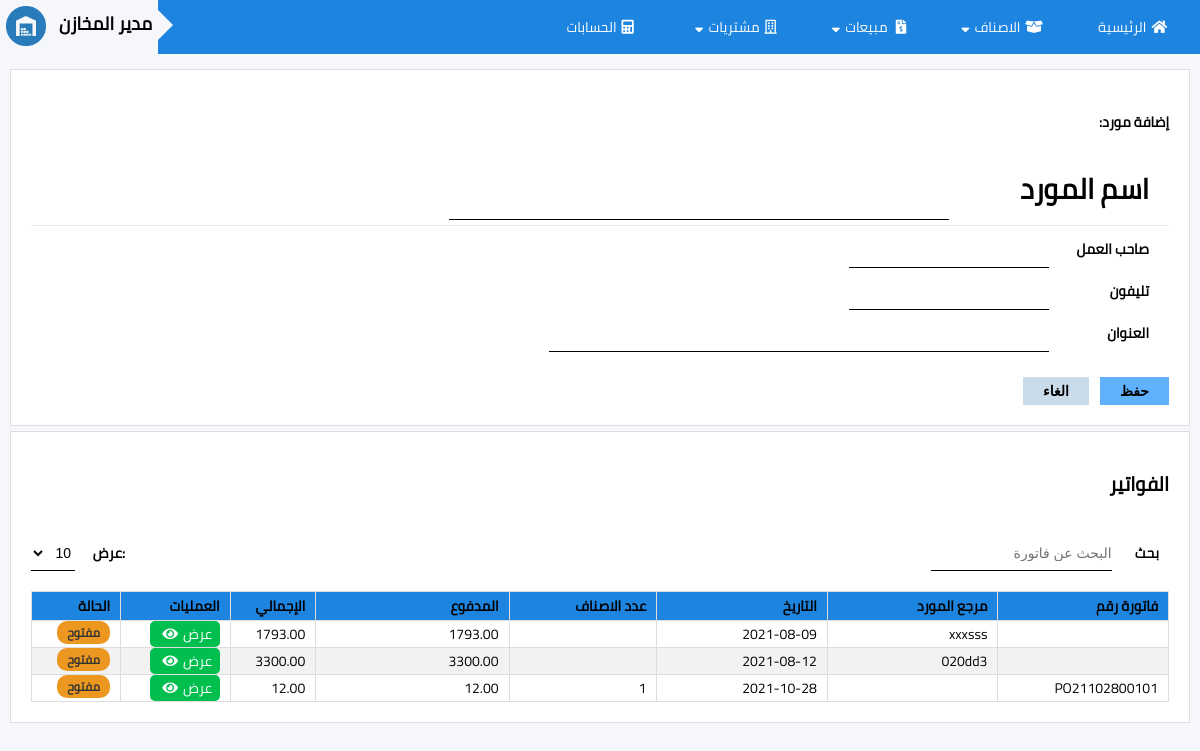
The page /B_vendors/edit_vendor/view/3 on the database its author committed.
### tables this page shows
CREATE TABLE IF NOT EXISTS `sup_invoice` (
  `si_id` int(11) NOT NULL AUTO_INCREMENT,
  `si_date_auto` datetime DEFAULT current_timestamp() ON UPDATE current_timestamp(),
  `si_serial_num` varchar(45) DEFAULT NULL,
  `p_item_quantity` int(11) DEFAULT NULL,
  `si_item_total` float DEFAULT NULL,
  `si_tax_id` int(11) DEFAULT NULL,
  `si_paid` float DEFAULT NULL,
  `si_supplier_id` int(11) DEFAULT NULL,
  `si_note` int(11) DEFAULT NULL,
  `invoice_num` varchar(45) DEFAULT NULL,
  `is_active` int(11) DEFAULT NULL,
  `invoice_date` date DEFAULT NULL,
  `invoice_status` int(11) DEFAULT NULL,
  `invoice_payments_id` int(11) DEFAULT NULL,
  PRIMARY KEY (`si_id`)
);

### application/views/pages/_supplier_master.php (called while the page is built, shortened)
<?php
    $this->load->view('templates/header');
        if($index == 'show_list'){
            $this->load->view('pages/control_panel');
            $this->load->view('pages/vendors_list',$vendors);
        }
        elseif($index == 'vendor_new'){
            $this->load->view('pages/vendor_view');
        }
        elseif($index == 'vendor_edit'){
            $this->load->view('pages/vendor_view',$vendor_id);
        }
        elseif($index == 'vendor_view'){
            $this->load->view('pages/vendor_view',$vendor_id);
            if(isset($sup_invoices)){
                $this->load->view('pages/vendor_invoice_list',$sup_invoices);
              }
        }
?>

### application/controllers/B_vendors.php (called while the page is built, shortened)
<?php
class B_vendors extends ci_controller{
    public function edit_vendor(){
        $segment=$this->uri->segment(3,0);
        if($segment)
        {
            if($segment ==='new')
            {
                $data['index']='vendor_new';
                $this->load->view('pages/_supplier_master',$data);
            }
            elseif($segment==='view')
            {
                $id=$this->uri->segment(4,0);
                if($id){
                    $data['index']='vendor_view';
                    $data['vendor_id']=$id;
                    $data['sup_invoices']=$this->get_vendor_invoices($id);
                    $this->load->view('pages/_supplier_master',$data);
                }
                else{
                    $message= 'segment is not supplied ';
                    show_error($message,$status_code='500',$heading = 'Internal System Error Was Encountered');
                }
            }
        }
        else
        {
            $message= 'segment status is not supplied ';
            show_error($message,$status_code='500',$heading = 'Internal System Error Was Encountered');
        }
    }
    function get_vendor_invoices($ID){
        $this->load->model('Bi_sup_invoice');
        $sup_invoices = $this->Bi_sup_invoice->get_vendor_inv($ID);
        return $sup_invoices;
    }
}

### index.php (called while the page is built, shortened)
<?php
require_once BASEPATH.'core/CodeIgniter.php';

### application/models/Bi_sup_invoice.php (called while the page is built, shortened)
<?php
class Bi_sup_invoice extends CI_Model {
        function get_vendor_inv($ID){
                $query = $this->db-> query("    SELECT si_id,invoice_date,si_serial_num,p_item_quantity,CAST(si_item_total AS DECIMAL(12,2))AS si_item_total ,CAST(si_paid AS DECIMAL(12,2))AS si_paid ,invoice_num,invoice_status
                                                FROM pot.sup_invoice
                                                WHERE si_supplier_id =".$ID);
                $invoices= $query->result_array();
                return $invoices;
        }
}
?>

### application/views/pages/vendor_invoice_list.php (the view, shortened to what this page needs)
<div class="row">
                    <h1> الفواتير </h1>
                    <div class="box-content">
                        <div class="box-head">
                            <label for="table_search">بحث</label>
                            <input type="text" id="table_search" onkeyup="search()" placeholder="البحث عن فاتورة">
                        </div>
                        <div class="box-head left" >
                            <label for="show_list">:عرض</label>
                            <select name="show" id="show_list">
                            <option value="10">10</option>
                            </select>
                        </div>
                    </div>
                    <div class="table_div">
                        <table class="table sortable" id="searchable">
                            <col style="width: 15%;" />
                            <col style="width: 15%;" />
                            <col style="width: 15%;" />
                            <col style="width: 13%;" />
                            <col style="width: 17%;" />
                            <thead>
                                <tr>
                                <th> فاتورة رقم</th>
                                    <th>مرجع المورد </th>
                                    <th>التاريخ</th>
                                    <th>عدد الاصناف</th>
                                    <th> المدفوع</th>
                                    <th>الإجمالي</th>
                                    <th>العمليات</th>
                                    <th class="tstatus" >الحالة</th>
                                </tr>
                            </thead>
                            <tbody>
                            <?php foreach($sup_invoices as $key => $value){
                            $status = $value['invoice_status'];
                            $status_btn='';
                            if($status == 1){
                                $status_btn = 'alert';
                                $innerHTML='مسودة';
                                }
                            elseif($status == 2){$status_btn = 'pending'; $innerHTML='مفتوح';}
                            elseif($status == 3){$status_btn = 'success';$innerHTML='خالص';}
                                            echo '<tr>';
                                            echo'<td>'.$value['si_serial_num'].'</td>';
                                                echo'<td>'.$value['invoice_num'].'</td>';
                                                echo'<td>'.$value['invoice_date'].'</td>';
                                                echo'<td>'.$value['p_item_quantity'].'</td>';
                                                echo'<td>'.$value['si_item_total'].'</td>';
                                                echo'<td>'.$value['si_paid'].'</td>';
                                                echo'<td>'.'<a href="'.base_url('B_purchase/edit_invoice/edit/').$value['si_id'].'" class="tb-btn success ">عرض<i class="fas fa-eye"></i></a>'.'</td>';
                                                echo '  <td><span class="status '.$status_btn.' ">'.$innerHTML.'</span></td>';
                                            echo '</tr>';
                                        }
                                ?>
                            </tbody>
                        </table>
                    </div>
                </div>

### assets/css/css-main.css (style rules this page uses)
:root { --btn-color:#60b2ff; --main-color:#1d84df; --gradiant-color:linear-gradient(rgb(38, 123, 192), rgb(86, 151, 204), rgb(38, 123, 192)); }
* { box-sizing: border-box; padding: 0px; font-size: 14px; }
html, body { height: 100%; }
.success { background-color: #00bf4f; }
.pending { background-color: #ec9720; }
a.tb-btn { display: inline-block; width: 70px; height: 100%; border-radius: 5px; text-align: center; text-decoration: none; color:white; }
body { font-family: 'Cairo-Regular'; background-color: #f5f7fa; margin: 0; }
.row { width: 100%; background-color: #ffffff; margin: 5px 0; padding: 20px; border: 1px solid rgb(223, 222, 222); }
h1 { font-size: 1.4rem; }
.box-content { padding: 20px 0; display:flex; }
.box-head { flex-grow: 1; }
.box-head label { padding-left: 20px; }
.box-head input { height: 100%; }
.left { display: flex; flex-wrap: nowrap; justify-content:left; }
.status { border: 0; font-size: 12px; user-select: none; font-weight: 600; white-space: nowrap; vertical-align: top; color: #333; border-radius: 10px; padding: 0px 10px ; }
label { margin: 5px 10px 5px 0px; width:50px; font-weight: bold; }
input[type=text], input[type=date], select { background-color: #ffffff; border: none; border-bottom: 1px solid black; box-sizing: border-box; }
div.table_div { display: block; max-height: 500px; overflow-y: auto; scrollbar-width: none; }
table { width: 100%; border-collapse: collapse; }
table td, th { border: 1px solid #ddd; padding: 0 10px; text-align: right; word-wrap: break-word; }
table tr:nth-child(even) { background-color: #f2f2f2; }
table th { position: sticky; top: 0; padding-top: 1px; padding-bottom: 1px; background-color: var(--main-color);; color: black; font-weight: 900; }
.fas, .far { margin: 0 5px 0 5px; }

### assets/css/all.css (style rules this page uses)
.fa, .fas, .far, .fal, .fad, .fab { -moz-osx-font-smoothing: grayscale; -webkit-font-smoothing: antialiased; display: inline-block; font-style: normal; font-variant: normal; text-rendering: auto; line-height: 1; }
.fa-eye:before { content: "\f06e"; }

### rows shown on the page
sup_invoice: invoice_num "xxxsss", invoice_date "2021-08-09", si_item_total "1793.00", si_paid "1793.00", invoice_status "مفتوح"
sup_invoice: invoice_num "020dd3", invoice_date "2021-08-12", si_item_total "3300.00", si_paid "3300.00", invoice_status "مفتوح"
sup_invoice: si_serial_num "PO21102800101", invoice_date "2021-10-28", p_item_quantity "1", si_item_total "12.00", si_paid "12.00", invoice_status "مفتوح"
